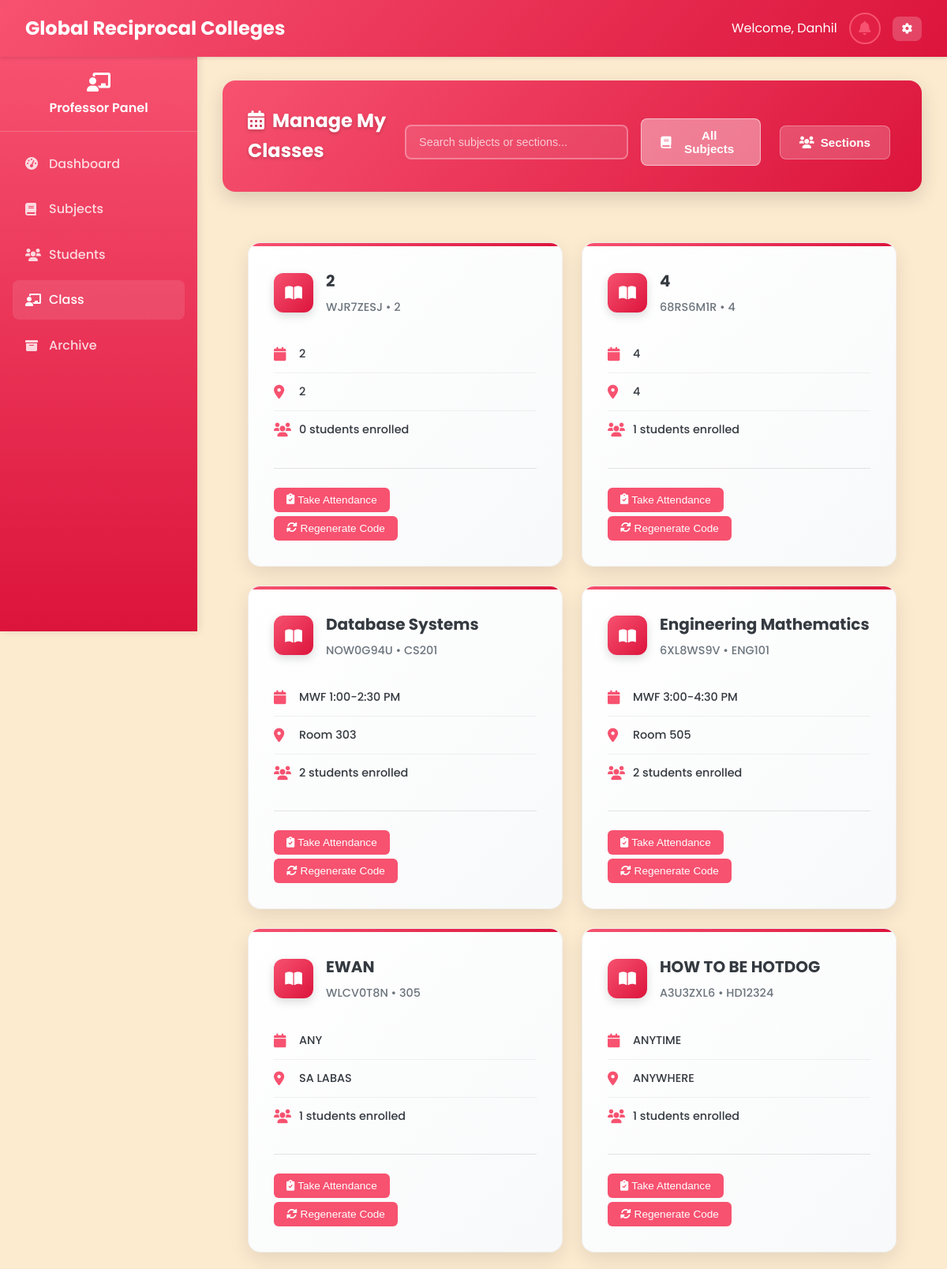
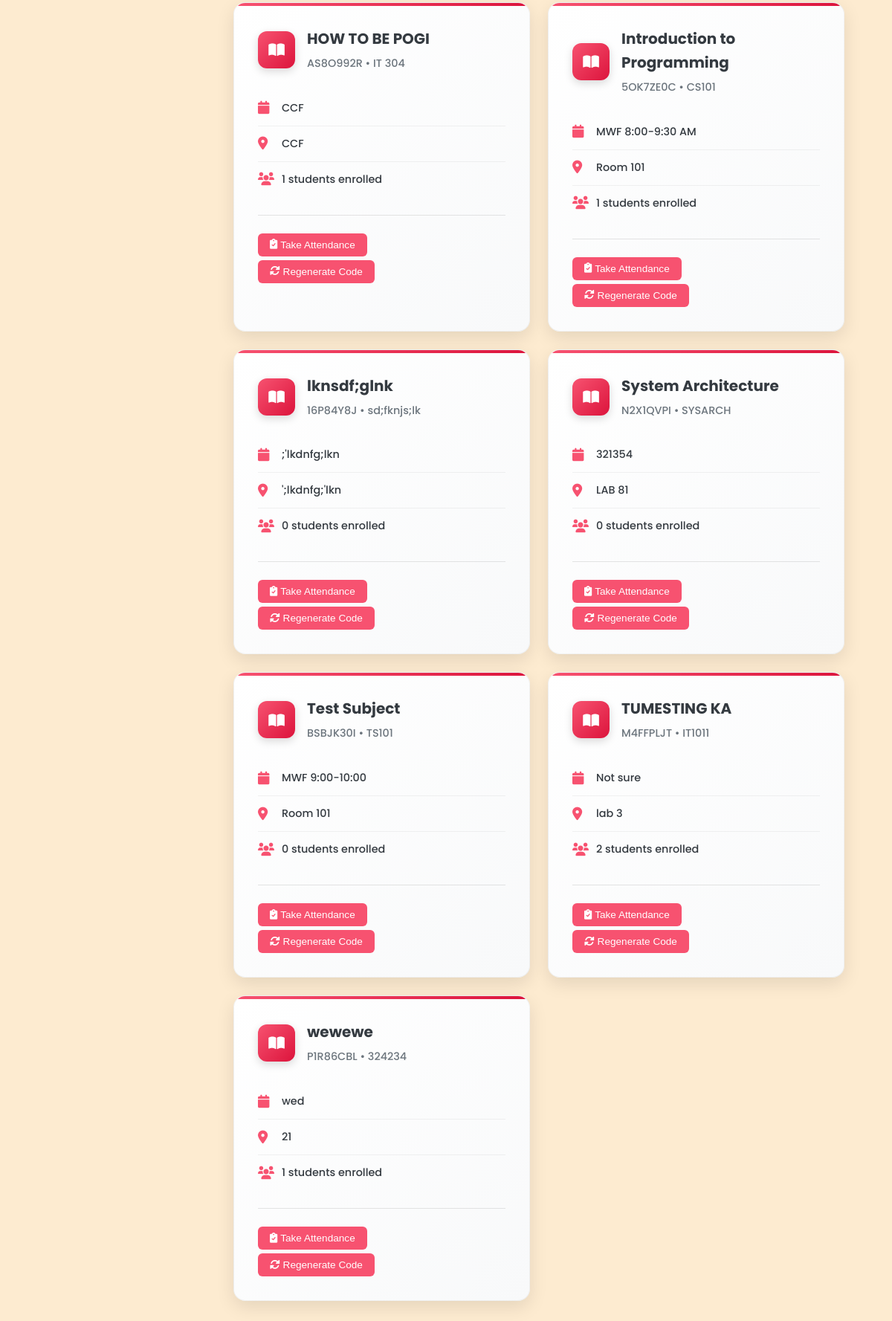
/Professor/professor_manage_schedule.php (signed in), run on the app's committed database (2 pictures, top to bottom).
### tables this page shows
CREATE TABLE `classes` (
  `class_id` varchar(20) NOT NULL,
  `class_name` varchar(100) NOT NULL,
  `class_code` varchar(20) NOT NULL,
  `subject_id` varchar(20) DEFAULT NULL,
  `professor_id` varchar(20) DEFAULT NULL,
  `schedule` varchar(100) DEFAULT NULL,
  `room` varchar(50) DEFAULT NULL,
  `created_at` datetime NOT NULL,
  `updated_at` datetime NOT NULL,
  `section` varchar(10) DEFAULT NULL,
  `semester_id` int(11) DEFAULT NULL,
  `status` enum('active','archived') DEFAULT 'active',
  `school_year_semester_id` int(11) DEFAULT NULL
);

CREATE TABLE `subjects` (
  `subject_id` varchar(20) NOT NULL,
  `subject_name` varchar(100) NOT NULL,
  `subject_code` varchar(20) NOT NULL,
  `description` text DEFAULT NULL,
  `credits` int(11) NOT NULL,
  `duration_id` int(11) DEFAULT NULL,
  `created_at` datetime NOT NULL,
  `updated_at` datetime NOT NULL,
  `semester_id` int(11) DEFAULT NULL
);

### Professor/professor_manage_schedule.php (the view, shortened to what this page needs)
<?php
require_once '../php/db.php';
$professor_id = $_SESSION['user_id'];
$query = "SELECT s.*, c.class_id, c.class_code, c.schedule, c.room, c.section
          FROM subjects s
          JOIN classes c ON s.subject_id = c.subject_id
          WHERE c.professor_id = ? AND c.status = 'active'
          ORDER BY s.subject_name ASC, c.section ASC";
$stmt = $pdo->prepare($query);
$stmt->execute([$professor_id]);
$subjects = $stmt->fetchAll();
$enrollment_counts = [];
foreach ($subjects as $subject) {
    $stmt = $pdo->prepare("SELECT COUNT(*) as count FROM student_classes sc
                          JOIN classes c ON sc.class_id = c.class_id
                          WHERE c.subject_id = ?");
    $stmt->execute([$subject['subject_id']]);
    $enrollment_counts[$subject['subject_id']] = $stmt->fetch()['count'];
}
?>
<!DOCTYPE html>
<html lang="en">
<head>
    <link rel="stylesheet" href="../css/styles_fixed.css">
    <link rel="stylesheet" href="https://cdnjs.cloudflare.com/ajax/libs/font-awesome/6.0.0/css/all.min.css">
</head>
<body>
    <?php include '../includes/navbar_professor.php'; ?>
    <?php include '../includes/sidebar_professor.php'; ?>
    <main class="main-content">
        <div class="table-header-enhanced">
            <h2 class="table-title-enhanced"><i class="fas fa-calendar-alt" style="margin-right: 10px;"></i>Manage My Classes</h2>
            <div class="table-actions-enhanced">
                <input type="search" id="searchInput" class="search-input-enhanced" placeholder="Search subjects or sections..." aria-label="Search subjects or sections" onkeyup="filterSubjects()">
                <button class="stat-primary-btn view-btn active" id="allSubjectsBtn" onclick="switchView('allSubjects')">
                    <i class="fas fa-book"></i> All Subjects
                </button>
                <button class="stat-primary-btn view-btn" id="sectionsBtn" onclick="switchView('sections')">
                    <i class="fas fa-users"></i> Sections
                </button>
            </div>
        </div>
        <div class="dashboard-container">
            <?php if (empty($subjects)): ?>
                <div class="no-data">
                    <p>No classes found. Create your first class to get started.</p>
                    <button class="stat-primary-btn" onclick="openModal('addSubjectModal')">
                        <i class="fas fa-plus"></i> Add New Class
                    </button>
                </div>
            <?php else: ?>
                <div class="stats-grid">
                    <?php foreach ($subjects as $subject): ?>
                    <div class="stat-card-enhanced" onclick="viewClassDetails('<?php echo $subject['class_id']; ?>', '<?php echo $subject['subject_name']; ?>')">
                        <div class="stat-header-enhanced">
                            <div class="stat-icon-enhanced">
                                <i class="fas fa-book-open"></i>
                            </div>
                            <div class="stat-info-enhanced">
                                <h3 class="stat-title-enhanced"><?php echo $subject['subject_name']; ?></h3>
                                <span class="stat-subtitle-enhanced"><?php echo $subject['class_code']; ?> • <?php echo $subject['subject_code']; ?></span>
                            </div>
                        </div>
                        <div class="stat-details-enhanced">
                            <div class="stat-detail-enhanced">
                                <i class="fas fa-calendar stat-detail-icon"></i>
                                <span class="stat-detail-text"><?php echo $subject['schedule']; ?></span>
                            </div>
                            <div class="stat-detail-enhanced">
                                <i class="fas fa-map-marker-alt stat-detail-icon"></i>
                                <span class="stat-detail-text"><?php echo $subject['room']; ?></span>
                            </div>
                            <div class="stat-detail-enhanced">
                                <i class="fas fa-users stat-detail-icon"></i>
                                <span class="stat-detail-text"><?php echo $enrollment_counts[$subject['subject_id']] ?? 0; ?> students enrolled</span>
                            </div>
                        </div>
                        <div class="stat-actions-enhanced">
                            <button class="stat-action-btn" style="margin-bottom:5px;" onclick="event.stopPropagation(); openAttendanceModal('<?php echo $subject['class_id']; ?>', '<?php echo $subject['subject_name']; ?>')">
                                <i class="fas fa-clipboard-check"></i> Take Attendance
                            </button>
                            <button class="stat-action-btn" onclick="event.stopPropagation(); regenerateCode('<?php echo $subject['subject_id']; ?>')">
                                <i class="fas fa-sync-alt"></i> Regenerate Code
                            </button>
                        </div>
                    </div>
                    <?php endforeach; ?>
                </div>
            <?php endif; ?>
        </div>
    </main>
</body>
</html>

### css/styles_fixed.css (style rules this page uses)
:root { --primary: #F75270; --primary-dark: #DC143C; --primary-light: #F7CAC9; --secondary: #F75270; --accent: #F7CAC9; --light: #FDEBD0; --dark: #343a40; --gray: #6c757d; --light-gray: #F7CAC9; --success: #F7CAC9; --warning: #FDEBD0; --danger: #DC143C; --info: #F75270; }
* { margin: 0; padding: 0; box-sizing: border-box; }
body { font-family: 'Poppins', sans-serif; background-color: var(--light); color: var(--dark); line-height: 1.6; }
.main-content { margin-top: 70px; padding: 2rem; min-height: calc(100vh - 70px); background: var(--light); transition: margin-left 0.3s ease; }
.main-content { margin-left: 250px; margin-top: 70px; padding: 2rem; min-height: calc(100vh - 70px); background: var(--light); transition: margin-left 0.3s ease, padding 0.3s ease; }
.dashboard-container { max-width: 1200px; margin: 0 auto; padding: 2rem; }
.stats-grid { display: grid; grid-template-columns: repeat(auto-fill, minmax(350px, 1fr)); gap: 2rem; margin-bottom: 2rem; }
.stat-card-enhanced { background: linear-gradient(135deg, #ffffff 0%, #f8f9fa 100%); border-radius: 16px; padding: 2rem; box-shadow: 0 8px 25px rgba(0, 0, 0, 0.1); border: 1px solid rgba(0, 0, 0, 0.05); transition: all 0.3s ease; position: relative; overflow: hidden; }
.stat-card-enhanced::before { content: ''; position: absolute; top: 0; left: 0; right: 0; height: 4px; background: linear-gradient(90deg, var(--primary) 0%, var(--primary-dark) 100%); }
.stat-header-enhanced { display: flex; align-items: center; gap: 1rem; margin-bottom: 1.5rem; }
.stat-icon-enhanced { width: 50px; height: 50px; background: linear-gradient(135deg, var(--primary) 0%, var(--primary-dark) 100%); border-radius: 12px; display: flex; align-items: center; justify-content: center; color: white; font-size: 1.2rem; box-shadow: 0 4px 12px rgba(0, 0, 0, 0.15); }
.stat-info-enhanced { flex: 1; }
.stat-title-enhanced { font-size: 1.25rem; font-weight: 700; color: var(--dark); margin: 0 0 0.25rem 0; }
.stat-subtitle-enhanced { font-size: 0.9rem; color: var(--gray); font-weight: 500; }
.stat-actions-enhanced { border-top: 1px solid rgba(0, 0, 0, 0.1); padding-top: 1.5rem; }
.stat-action-btn { background: var(--primary); color: white; border: none; padding: 0.5rem 1rem; border-radius: 6px; cursor: pointer; font-size: 0.85rem; font-weight: 500; display: flex; align-items: center; gap: 0.25rem; transition: background-color 0.2s; }
.stat-primary-btn { background: linear-gradient(135deg, var(--primary) 0%, var(--primary-dark) 100%); color: white; border: none; padding: 0.75rem 1.5rem; border-radius: 8px; cursor: pointer; font-size: 0.95rem; font-weight: 600; display: inline-flex; align-items: center; gap: 0.5rem; transition: transform 0.2s, box-shadow 0.2s; }
.table-header-enhanced { background: linear-gradient(135deg, var(--primary) 0%, var(--primary-dark) 100%); padding: 2rem; border-radius: 16px; margin-bottom: 2rem; box-shadow: 0 8px 25px rgba(0, 0, 0, 0.15); display: flex; justify-content: space-between; align-items: center; }
.table-title-enhanced { color: white; font-size: 1.5rem; font-weight: 700; margin: 0; text-shadow: 0 2px 4px rgba(0, 0, 0, 0.2); }
.table-actions-enhanced { display: flex; gap: 1rem; }

### includes/sidebar_professor.php (style rules this page uses)
.main-content { margin-left: 250px; padding: 2rem; width: calc(100% - 250px); box-sizing: border-box; }

### data on the page
classes: subject.subject_name "2", class_code "WJR7ZESJ", subject.subject_code "2", schedule "2", room "2", subject.subject_id "0"
classes: subject.subject_name "4", class_code "68RS6M1R", subject.subject_code "4", schedule "4", room "4", subject_id "1"
classes: subject.subject_name "Database Systems", class_code "NOW0G94U", subject.subject_code "CS201", schedule "MWF 1:00-2:30 PM", room "Room 303", subject.subject_id "2"
classes: subject.subject_name "Engineering Mathematics", class_code "6XL8WS9V", subject.subject_code "ENG101", schedule "MWF 3:00-4:30 PM", room "Room 505", subject.subject_id "2"
classes: subject.subject_name "EWAN", class_code "WLCV0T8N", subject.subject_code "305", schedule "ANY", room "SA LABAS", subject_id "1"
classes: subject.subject_name "HOW TO BE HOTDOG", class_code "A3U3ZXL6", subject.subject_code "HD12324", schedule "ANYTIME", room "ANYWHERE", subject_id "1"
classes: subject.subject_name "HOW TO BE POGI", class_code "AS8O992R", subject.subject_code "IT 304", schedule "CCF", room "CCF", subject_id "1"
classes: subject.subject_name "Introduction to Programming", class_code "5OK7ZE0C", subject.subject_code "CS101", schedule "MWF 8:00-9:30 AM", room "Room 101", subject_id "1"
classes: subject.subject_name "lknsdf;glnk", class_code "16P84Y8J", subject.subject_code "sd;fknjs;lk", schedule ";'lkdnfg;lkn", room "';lkdnfg;'lkn", subject.subject_id "0"
classes: subject.subject_name "System Architecture", class_code "N2X1QVPI", subject.subject_code "SYSARCH", schedule "321354", room "LAB 81", subject.subject_id "0"
classes: subject.subject_name "Test Subject", class_code "BSBJK30I", subject.subject_code "TS101", schedule "MWF 9:00-10:00", room "Room 101", subject.subject_id "0"
classes: subject.subject_name "TUMESTING KA", class_code "M4FFPLJT", subject.subject_code "IT1011", schedule "Not sure", room "lab 3", subject.subject_id "2"
classes: subject.subject_name "wewewe", class_code "P1R86CBL", subject.subject_code "324234", schedule "wed", room "21", subject_id "1"

### other printed values
$prof_name "Danhil"
